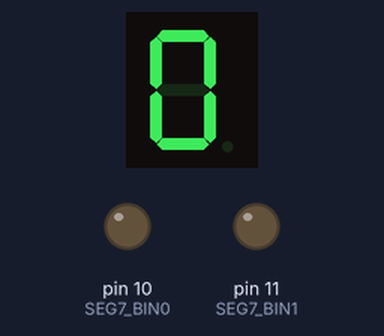
A sketch run on a simulated Arduino Uno, built with avr-gcc and run on an emulated ATmega328P. On the bench: 1-digit seven-segment display, output pins drawn as LEDs (lit = HIGH). Wiring (inferred from the names in the program): 1-digit 7-segment display, segments lit when HIGH: segments pin 9, pin 8, pin 7, pin 6, pin 5, pin 4, pin 3. The segment pins are drawn as the display they are named for; pins used as bus, display or sensor lines are not drawn.

Above: at 0.1 s.
At 0.6 s:
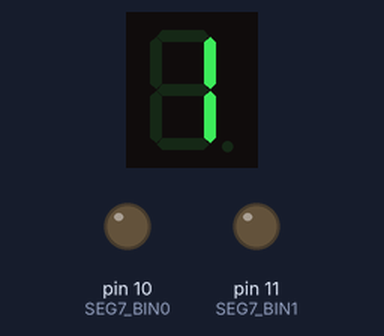
At 1.1 s:
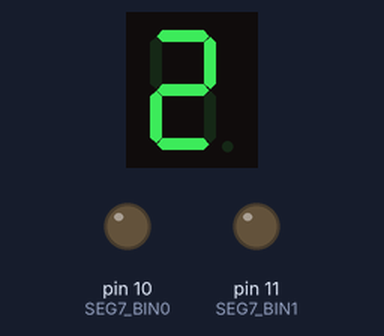
At 2.1 s:
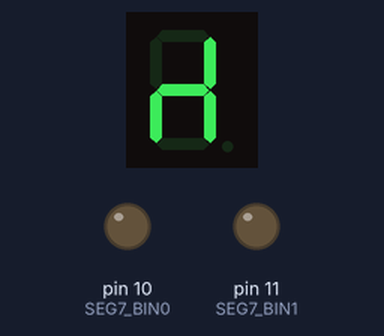
At 3.6 s:
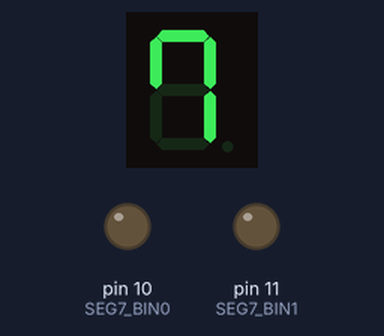
At 5.1 s:
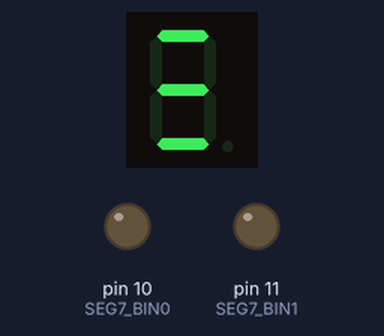

The sketch:

sketch_nov11a.ino
```cpp
#define HALF_CYCLE 1000

#define SEG_G 3
#define SEG_F 4
#define SEG_E 5
#define SEG_D 6
#define SEG_C 7
#define SEG_B 8
#define SEG_A 9
#define SEG7_BIN0 10
#define SEG7_BIN1 11

void setup() {
  // 7SEG用 pinの設定
pinMode(SEG_G, OUTPUT);
pinMode(SEG_F, OUTPUT);
pinMode(SEG_E, OUTPUT);
pinMode(SEG_D, OUTPUT);
pinMode(SEG_C, OUTPUT);
pinMode(SEG_B, OUTPUT);
pinMode(SEG_A, OUTPUT);

pinMode(SEG7_BIN0, OUTPUT);
pinMode(SEG7_BIN1, OUTPUT);
  //欠けているピンの設定を行う。
pinMode(SEG7_BIN1, OUTPUT);
}

void write_a_digit(byte data) {
// 2bit で表示桁を指定
digitalWrite(SEG7_BIN0, 0); // とりあえず、
digitalWrite(SEG7_BIN1, 0); // 0, 0 と桁を指定しておく。
// 7SEG デコーダー
// 対応する数字 0 1 2 3 4 5 6 7 8 9
static const byte SEG_GP[] = {0, 0, 1, 1, 1, 1, 1, 0, 1, 1};
static const byte SEG_FP[] = {1,0,0,0,0,1,1,1,1,1};
static const byte SEG_EP[] = {1,0,1,0,1,0,1,0,1,0};
static const byte SEG_DP[] = {1,0,1,1,0,1,1,0,1,0};
static const byte SEG_CP[] = {1, 1, 0, 1, 1, 1, 1, 1, 1, 1};
static const byte SEG_BP[] = {1,1,1,1,1,0,0,1,1,1};
static const byte SEG_AP[] = {1,0,1,1,0,1,0,1,1,1};
if (data < 10) { // 0～9の時はその数字を表示
digitalWrite(SEG_G, SEG_GP[data]);
digitalWrite(SEG_F, SEG_FP[data]);
digitalWrite(SEG_E, SEG_EP[data]);
digitalWrite(SEG_D, SEG_DP[data]);
digitalWrite(SEG_C, SEG_CP[data]);
digitalWrite(SEG_B, SEG_BP[data]);
digitalWrite(SEG_A, SEG_AP[data]);
} else {
//10以上の時は数字でも文字でも無いパターンを表示
digitalWrite(SEG_G, 1);
digitalWrite(SEG_F, 0);
digitalWrite(SEG_E, 0);
digitalWrite(SEG_D, 1);
digitalWrite(SEG_C, 0);
digitalWrite(SEG_B, 0);
digitalWrite(SEG_A, 1);
}
}

void loop() {
byte i;
for (i = 0; i <= 10 ; i++) {
write_a_digit(i);
delay(500);

}
}
```

Measured:
- by itself, everything shown: repeats every 5.5 s, in 11 steps
- what the display in image 1 shows lasts 0.5 s, from 0.5 s to 1.0 s
